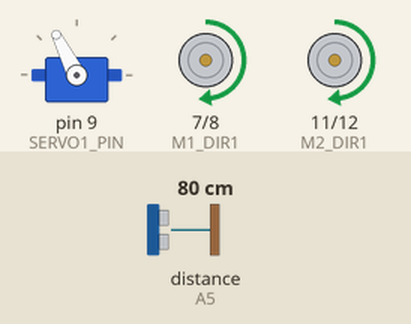
This sketch was run on a simulated Arduino Uno, built with avr-gcc and run on an emulated ATmega328P. On the bench: servo, motor-driver pin pairs drawn as motors (green arrow = first pin HIGH = forward, orange = second pin HIGH = backward, longer = more drive, scaled by the enable pin). Wiring (inferred from the names in the program): ultrasonic range finder: trigger pin 2; echo A5. Inputs (shaded band) come from the test bench; at power-on: distance to the obstacle (sensor on A5) 80 cm. The echo pulse lasts 58.3 µs per cm.

Above: at 3.8 s.
3.9 s: distance to the obstacle (sensor on A5) set to 20 cm
5.4 s: distance to the obstacle (sensor on A5) set to 17 cm
At 6.6 s:
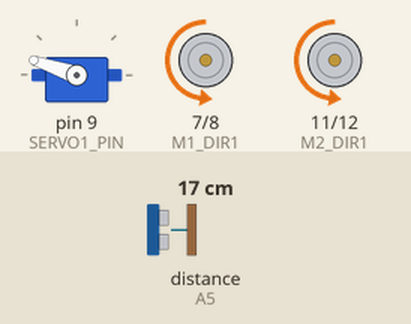
At 9.5 s:
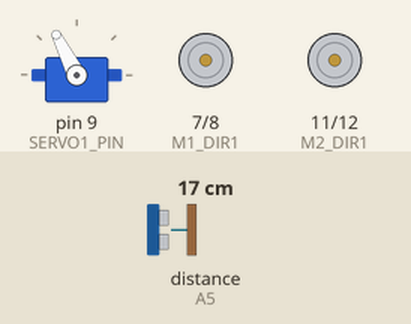
Timing chart, 0 to 11.0 s (numbered marks = the images above; inputs shaded):
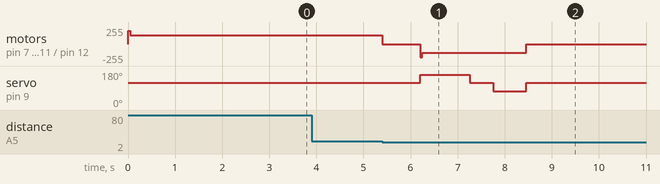

Measured:
- the behaviour switches between 19 and 18 cm on distance to the obstacle (sensor on A5) (found by bisection; images 0 and 1)
- after the input at 3.9 s, every drawn part: stays the same
- after the input at 5.4 s, motor on pin 7 (M1_DIR1) / pin 8 (M1_DIR2), motor on pin 11 (M2_DIR1) / pin 12 (M2_DIR2): forward 130/255 → stopped at once, → backward 130/255 0.80 s later, → stopped 2.3 s later; servo on pin 9 (SERVO1_PIN): 117° → 161° after 0.80 s, → 117° 1.1 s later, → 73° 0.50 s later, → 117° 0.70 s later

The sketch:

main_sys.ino
```cpp
#include <Servo.h>
Servo servo;

/**
 * Black IR detection: 33
 * White IR detection: 21
 */

const int SERVO1_PIN = 9; // 서보모터1 연결핀
const int IR_R = A3;      //  적외선센서 우측 핀
const int IR_L = A4;      // 적외선센서 좌측 핀

const int M1_PWM = 5;  // DC모터1 PWM 핀 왼
const int M1_DIR1 = 7; // DC모터1 DIR1 핀
const int M1_DIR2 = 8; // DC모터 1 DIR2 핀

const int M2_PWM = 6;   // DC모터2 PWM 핀
const int M2_DIR1 = 11; // DC모터2 DIR1 핀
const int M2_DIR2 = 12; // DC모터2 DIR2 핀

const int FC_TRIG = 13; // 전방 초음파 센서 TRIG 핀
const int FC_ECHO = 10; // 전방 초음파 센서 ECHO 핀
const int L_TRIG = A2;  // 좌측 초음파 센서 TRIG 핀
const int L_ECHO = A1;  // 좌측 초음파 센서 ECHO 핀
const int R_TRIG = 2;   // 우측 초음파 센서 TRIG 핀
const int R_ECHO = A5;  // 우측 초음파 센서 ECHO 핀

const int MAX_DISTANCE = 2000; // 초음파 센서의 최대 감지거리 = 200cm

const int PAUSE_TIME = 2000;

float center;
float left;
float right;

int state = 0;
int count_lines = 0;

// 자동차 튜닝 파라미터 =====================================================================
int detect_ir = 26; // 검출선이 흰색과 검정색 비교

int punch_pwm = 200; // 정지 마찰력 극복 출력 (0 ~ 255)
int punch_time = 50; // 정지 마찰력 극복 시간 (단위 msec)
int stop_time = 300; // 전진후진 전환 시간 (단위 msec)

int max_ai_pwm = 130; // 자율주행 모터 최대 출력 (0 ~ 255)
int min_ai_pwm = 70;  // 자율주행 모터 최소 출력 (0 ~ 255)

int angle_offset = 27; // 서보 모터 중앙각 오프셋 (단위: 도)
int angle_limit = 55;  // 서보 모터 회전 제한 각 (단위: 도)

int center_detect = 200; // 전방 감지 거리 (단위: mm)
int center_start = 160;  // 전방 출발 거리 (단위: mm)
int center_stop = 70;    // 전방 멈춤 거리 (단위: mm)

int side_detect = 100; // 좌우 감지 거리 (단위: mm)

float cur_steering;
float cur_speed;
float compute_steering;
float compute_speed;

float max_pwm;
float min_pwm;

// 초음파 거리측정
float GetDistance(int trig, int echo)
{
    digitalWrite(trig, LOW);
    delayMicroseconds(4);
    digitalWrite(trig, HIGH);
    delayMicroseconds(20);
    digitalWrite(trig, LOW);

    unsigned long duration = pulseIn(echo, HIGH, 5000);
    if (duration == 0)
        return MAX_DISTANCE;
    else
        return duration * 0.17; // 음속 340m/s
}

int ir_sensing(int pin)
{
    return analogRead(pin);
}

// 앞바퀴 조향
void SetSteering(float steering)
{
    cur_steering = constrain(steering, -1, 1); // constrain -1~ 1 값으로 제한

    float angle = cur_steering * angle_limit;
    int servoAngle = angle + 90;
    servoAngle += angle_offset;

    servoAngle = constrain(servoAngle, 0, 180);
    servo.write(servoAngle);
}

// 뒷바퀴 모터회전
void SetSpeed(float speed)
{
    speed = constrain(speed, -1, 1);

    if ((cur_speed * speed < 0)            // 움직이는 중 반대 방향 명령이거나
        || (cur_speed != 0 && speed == 0)) // 움직이다가 정지라면
    {
        cur_speed = 0;
        digitalWrite(M1_PWM, HIGH);
        digitalWrite(M1_DIR1, LOW);
        digitalWrite(M1_DIR2, LOW);

        digitalWrite(M2_PWM, HIGH);
        digitalWrite(M2_DIR1, LOW);
        digitalWrite(M2_DIR2, LOW);

        if (stop_time > 0)
            delay(stop_time);
    }

    if (cur_speed == 0 && speed != 0) // 정지상태에서 출발이라면
    {
        if (punch_time > 0)
        {
            if (speed > 0)
            {
                analogWrite(M1_PWM, punch_pwm);
                digitalWrite(M1_DIR1, HIGH);
                digitalWrite(M1_DIR2, LOW);

                analogWrite(M2_PWM, punch_pwm);
                digitalWrite(M2_DIR1, HIGH);
                digitalWrite(M2_DIR2, LOW);
            }
            else if (speed < 0)
            {
                analogWrite(M1_PWM, punch_pwm);
                digitalWrite(M1_DIR1, LOW);
                digitalWrite(M1_DIR2, HIGH);

                analogWrite(M2_PWM, punch_pwm);
                digitalWrite(M2_DIR1, LOW);
                digitalWrite(M2_DIR2, HIGH);
            }
            delay(punch_time);
        }
    }

    if (speed != 0) // 명령이 정지가 아니라면
    {
        int pwm = abs(speed) * (max_pwm - min_pwm) + min_pwm; // 0 ~ 255로 변환

        if (speed > 0)
        {
            analogWrite(M1_PWM, pwm);
            digitalWrite(M1_DIR1, HIGH);
            digitalWrite(M1_DIR2, LOW);

            analogWrite(M2_PWM, pwm);
            digitalWrite(M2_DIR1, HIGH);
            digitalWrite(M2_DIR2, LOW);
        }
        else if (speed < 0)
        {
            analogWrite(M1_PWM, pwm);
            digitalWrite(M1_DIR1, LOW);
            digitalWrite(M1_DIR2, HIGH);

            analogWrite(M2_PWM, pwm);
            digitalWrite(M2_DIR1, LOW);
            digitalWrite(M2_DIR2, HIGH);
        }
    }
    cur_speed = speed;
}

void DifRotation(float speed, float steering)
{
    // speed 에 양수가 오면 전진 else 후진
    // steering 에 양수 오면 우회전 아니면 좌회전 (전진 기준)

    // 전축 회전
    cur_steering = constrain(steering, -1, 1); // constrain -1~ 1 값으로 제한

    float angle = cur_steering * angle_limit;
    int servoAngle = angle + 90;
    servoAngle += angle_offset;

    servoAngle = constrain(servoAngle, 0, 180);
    servo.write(servoAngle);

    speed = constrain(speed, -1, 1);
    int pwm = abs(speed) * 225; // 0 ~ 255

    if (speed > 0)
    {
        analogWrite(M1_PWM, pwm);
        digitalWrite(M1_DIR1, HIGH);
        digitalWrite(M1_DIR2, LOW);

        analogWrite(M2_PWM, pwm);
        digitalWrite(M2_DIR1, LOW);
        digitalWrite(M2_DIR2, HIGH);
    }
    else if (speed < 0)
    {
        analogWrite(M1_PWM, pwm);
        digitalWrite(M1_DIR1, LOW);
        digitalWrite(M1_DIR2, HIGH);

        analogWrite(M2_PWM, pwm);
        digitalWrite(M2_DIR1, HIGH);
        digitalWrite(M2_DIR2, LOW);
    }
}

void driving()
{
    compute_steering = cur_steering;
    compute_speed = cur_speed;

    center = GetDistance(FC_TRIG, FC_ECHO);
    left = GetDistance(L_TRIG, L_ECHO);
    right = GetDistance(R_TRIG, R_ECHO);

    if (ir_sensing(IR_R) <= detect_ir && ir_sensing(IR_L) <= detect_ir) // 양쪽 차선이 검출된 경우
        count_lines++;                                                  // Increment count_lines

    if (count_lines == 1) // First line
    {
        ParallelParking();
    }

    else if (count_lines == 2 || count_lines == 3) // Second, Third line
    {
        SetSpeed(0);
        delay(PAUSE_TIME);
        SetSpeed(0.5);
        SetSteering(0);
        delay(100);
    }

    else if (count_lines == 4) // Fourth line
    {
        // RearParking();
    }

    else if (count_lines == 5) // Fifth line
    {
        avoid_collision();
    }

    else if (count_lines == 6)
    {
        finish();
    }

    straight();

    SetSpeed(compute_speed);
    SetSteering(compute_steering);
}

void straight() //양쪽 차선이 검출된 경우
{
    if (ir_sensing(IR_R) >= detect_ir && ir_sensing(IR_L) >= detect_ir) //차선이 검출되지 않을 경우 직진
    {
        compute_steering = 0;
        compute_speed = 1;
    }

    else if (ir_sensing(IR_R) <= detect_ir) // 오른쪽 차선이 검출된 경우
    {
        compute_steering = -1;
        compute_speed = 0.1;
    }

    else if (ir_sensing(IR_L) <= detect_ir) // 왼쪽 차선이 검출된 경우
    {
        compute_steering = 1;
        compute_speed = 0.1;
    }
}

void ParallelParking()
{
    SetSteering(0);
    SetSpeed(1);
    delay(3000);

    while (true) // Move until right sensor detects wall
    {
        if (GetDistance(R_TRIG, R_ECHO) <= 180)
            break;
        SetSteering(0);
        SetSpeed(1);
    }

    SetSteering(0);
    SetSpeed(0);
    delay(500);

    // park - turn right 45deg
    SetSteering(0.8);
    SetSpeed(-1);
    delay(1000);

    SetSteering(0);
    SetSpeed(-1);
    delay(500);

    SetSteering(-0.8);
    SetSpeed(-1);
    delay(700);

    SetSteering(0);
    SetSpeed(0);
    delay(1000);
}

/*
    SetSpeed(0);
    delay(3000); // 3초 정지, 주차 완료

    SetSpeed(1); //핸들 여전히 왼쪽으로 꺾인 상태에서 그대로 다시 나오기
    delay(1000);
    DifRotation(0, 0); //잠깐 정지해서 핸들 가운데로
    delay(300);

    SetSpeed(1); // 핸들 가운데에 놓은 상태에서 앞으로 조금 전진
    delay(500);
    DifRotation(1, 0.8); //핸들 오른쪽으로 꺾어서 평행주차 끝내기
    delay(1000);
    DifRotation(0, 0); //핸들 가운데로 다시 정렬

}
/*
void RearParking()
{

    // turn left 90deg
    DifRotation(1, 1);
    delay(1200);
    SetSpeed(0);
    delay(300);

    // back till detect
    for (i)
    {
        SetSteering(0);
        SetSpeed(-1);
        if (ir_sensing(IR_R) <= detect_ir && ir_sensing(IR_L) <= detect_ir)
        {
            SetSpeed(0);
            delay(PAUSE_TIME);
        }
    }

    // go forward, to escape detect
    SetSteering(0);
    SetSpeed(1);
    delay(200);
}
*/

void avoid_collision() // TODO Implement avoid collision function
{
    // turn left 90deg
    // just use driving.
}

void finish() // TODO Implement finish() functoin
{
    // break loop, to finish program.
    exit(0);
}

void setup()
{

    Serial.begin(115200);
    servo.attach(SERVO1_PIN); // 서보모터 초기화

    pinMode(IR_R, INPUT);
    pinMode(IR_L, INPUT);

    pinMode(M1_PWM, OUTPUT);
    pinMode(M1_DIR1, OUTPUT);
    pinMode(M1_DIR2, OUTPUT);
    pinMode(M2_PWM, OUTPUT);
    pinMode(M2_DIR1, OUTPUT);
    pinMode(M2_DIR2, OUTPUT);

    pinMode(FC_TRIG, OUTPUT);
    pinMode(FC_ECHO, INPUT);

    pinMode(L_TRIG, OUTPUT);
    pinMode(L_ECHO, INPUT);

    pinMode(R_TRIG, OUTPUT);
    pinMode(R_ECHO, INPUT);

    max_pwm = max_ai_pwm;
    min_pwm = min_ai_pwm;

    ParallelParking();

    /*
        //시작 정차
        while (true)
        {
            if (GetDistance(FC_TRIG, FC_ECHO) > center_detect)
            {
                break;
            }
        }
        */
}

void loop()
{
    // ParallelParking();
}
```
